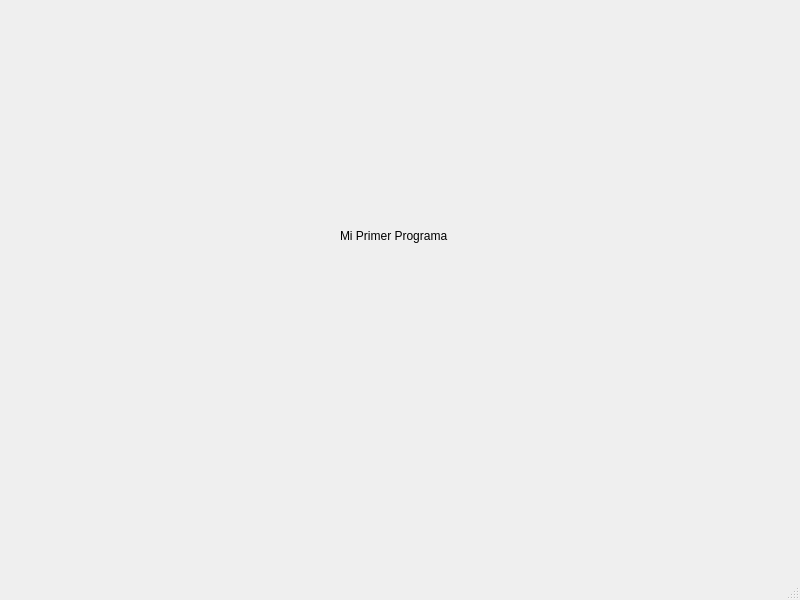
<?xml version="1.0" encoding="UTF-8"?>
<ui version="4.0">
 <class>MainWindow</class>
 <widget class="QMainWindow" name="MainWindow">
  <property name="geometry">
   <rect>
    <x>0</x>
    <y>0</y>
    <width>800</width>
    <height>600</height>
   </rect>
  </property>
  <property name="windowTitle">
   <string>MainWindow</string>
  </property>
  <widget class="QWidget" name="centralwidget">
   <widget class="QLabel" name="label">
    <property name="geometry">
     <rect>
      <x>340</x>
      <y>200</y>
      <width>151</width>
      <height>71</height>
     </rect>
    </property>
    <property name="text">
     <string>Mi Primer Programa</string>
    </property>
   </widget>
  </widget>
  <widget class="QMenuBar" name="menubar">
   <property name="geometry">
    <rect>
     <x>0</x>
     <y>0</y>
     <width>800</width>
     <height>26</height>
    </rect>
   </property>
  </widget>
  <widget class="QStatusBar" name="statusbar"/>
 </widget>
 <resources/>
 <connections/>
</ui>
